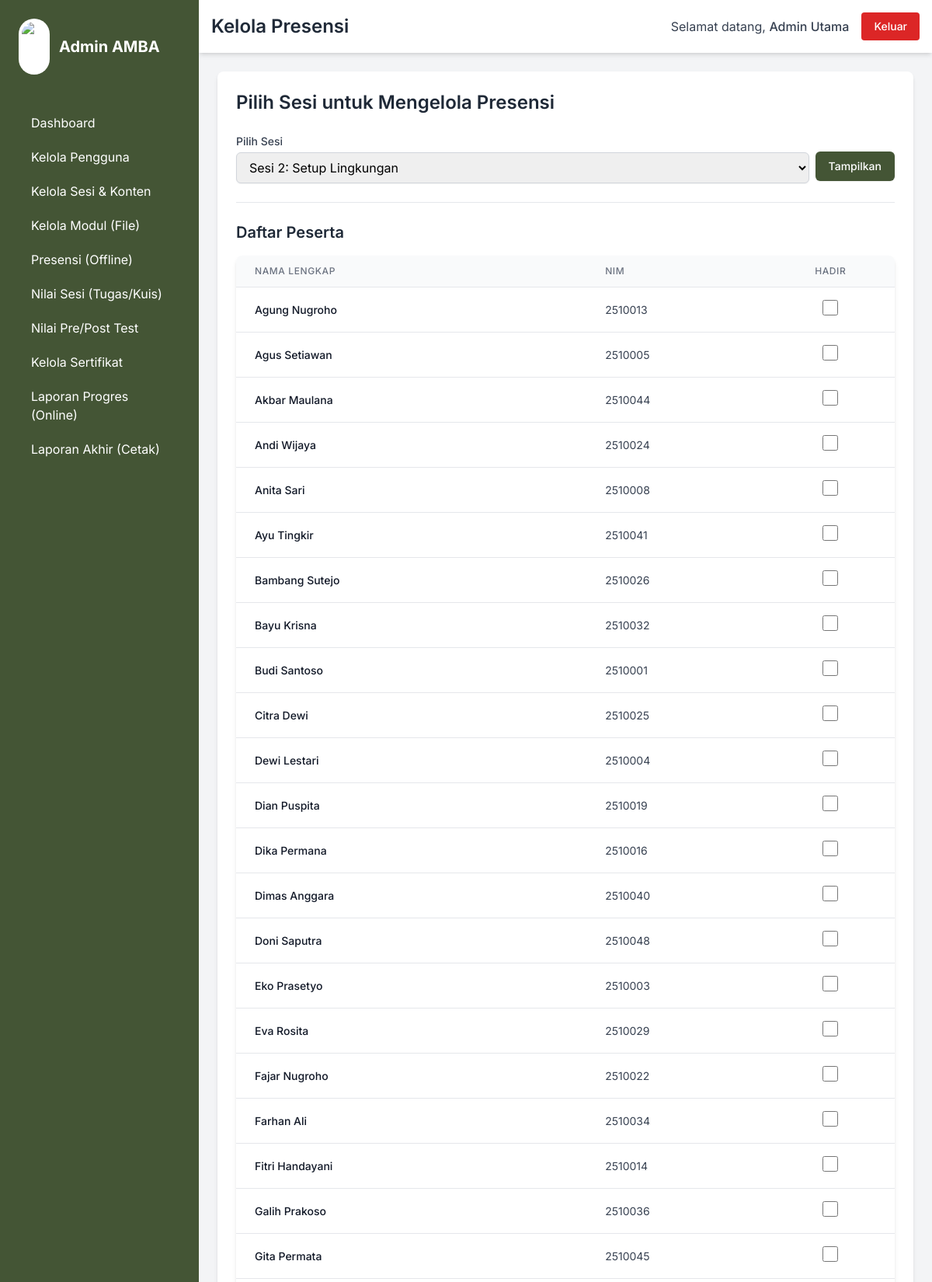
Screenshot of /admin/kelola_presensi.php?id_sesi=92 (signed in, upper part) with the database file from the repository.
### tables this page shows
CREATE TABLE `pengguna` (
  `id_pengguna` int(11) NOT NULL,
  `nama_lengkap` varchar(100) NOT NULL,
  `email` varchar(100) NOT NULL,
  `kata_sandi` varchar(255) NOT NULL,
  `nomor_induk` varchar(20) DEFAULT NULL,
  `peran` enum('admin','mahasiswa') NOT NULL DEFAULT 'mahasiswa'
);

### admin/kelola_presensi.php (the view, shortened to what this page needs)
<?php
require_once __DIR__ . '/../konfigurasi/koneksi_db.php';
require_once __DIR__ . '/../templat/header_admin.php';
$id_pelatihan_default = 1;
$sesi_terpilih = $_GET['id_sesi'] ?? 0;
try {
    $stmt_sesi = $pdo->prepare("SELECT id_materi, judul_materi FROM materi WHERE id_pelatihan = ? ORDER BY jadwal_sesi");
    $stmt_sesi->execute([$id_pelatihan_default]);
    $daftar_sesi = $stmt_sesi->fetchAll();
    $daftar_peserta = [];
    $presensi_tersimpan = [];
    if ($sesi_terpilih > 0) {
        $stmt_peserta = $pdo->prepare("
            SELECT p.id_pengguna, p.nama_lengkap, p.nomor_induk
            FROM pengguna p
            JOIN pendaftaran_pelatihan pp ON p.id_pengguna = pp.id_pengguna
            WHERE pp.id_pelatihan = ? AND p.peran = 'mahasiswa'
            ORDER BY p.nama_lengkap
        ");
        $stmt_peserta->execute([$id_pelatihan_default]);
        $daftar_peserta = $stmt_peserta->fetchAll();
        $stmt_presensi = $pdo->prepare("SELECT id_pengguna FROM presensi WHERE id_materi = ? AND status = 'hadir'");
        $stmt_presensi->execute([$sesi_terpilih]);
        $presensi_tersimpan = $stmt_presensi->fetchAll(PDO::FETCH_COLUMN);
    }
} catch (PDOException $e) {
    $error = 'Gagal mengambil data: ' . $e->getMessage();
    $daftar_sesi = [];
    $daftar_peserta = [];
}
?>
<div class="bg-white p-6 rounded-lg shadow-md">
    <h2 class="text-2xl font-semibold text-gray-800 mb-6">Pilih Sesi untuk Mengelola Presensi</h2>
    <form action="kelola_presensi.php" method="GET" class="mb-6">
        <label for="id_sesi" class="block text-sm font-medium text-gray-700">Pilih Sesi</label>
        <div class="flex items-center space-x-2">
            <select id="id_sesi" name="id_sesi"
                    class="mt-1 block w-full px-3 py-2 border border-gray-300 rounded-md shadow-sm focus:outline-none focus:ring-amba-hijau-tua focus:border-amba-hijau-tua">
                <?php foreach ($daftar_sesi as $sesi): ?>
                    <option value="<?php echo $sesi['id_materi']; ?>" <?php echo $sesi_terpilih == $sesi['id_materi'] ? 'selected' : ''; ?>>
                        <?php echo htmlspecialchars($sesi['judul_materi']); ?>
                    </option>
                <?php endforeach; ?>
            </select>
            <button type="submit" class="py-2 px-4 border border-transparent rounded-md shadow-sm text-sm font-medium text-white bg-amba-hijau-tua hover:bg-amba-hijau-muda hover:text-amba-hijau-tua transition duration-200">
                Tampilkan
            </button>
        </div>
    </form>
    <?php if ($sesi_terpilih > 0 && !empty($daftar_peserta)): ?>
        <hr class="my-6">
        <form action="kelola_presensi.php?id_sesi=<?php echo $sesi_terpilih; ?>" method="POST">
            <h3 class="text-xl font-semibold text-gray-800 mb-4">Daftar Peserta</h3>
            <div class="bg-white shadow-md rounded-lg overflow-x-auto">
                <table class="min-w-full divide-y divide-gray-200">
                    <thead class="bg-gray-50">
                        <tr>
                            <th scope="col" class="px-6 py-3 text-left text-xs font-medium text-gray-500 uppercase tracking-wider">Nama Lengkap</th>
                            <th scope="col" class="px-6 py-3 text-left text-xs font-medium text-gray-500 uppercase tracking-wider">NIM</th>
                            <th scope="col" class="px-6 py-3 text-center text-xs font-medium text-gray-500 uppercase tracking-wider">Hadir</th>
                        </tr>
                    </thead>
                    <tbody class="bg-white divide-y divide-gray-200">
                        <?php foreach ($daftar_peserta as $peserta): ?>
                        <tr>
                            <td class="px-6 py-4 whitespace-nowrap text-sm font-medium text-gray-900"><?php echo htmlspecialchars($peserta['nama_lengkap']); ?></td>
                            <td class="px-6 py-4 whitespace-nowrap text-sm text-gray-700"><?php echo htmlspecialchars($peserta['nomor_induk']); ?></td>
                            <td class="px-6 py-4 whitespace-nowrap text-sm text-gray-700 text-center">
                                <input type="checkbox" name="presensi[]" value="<?php echo $peserta['id_pengguna']; ?>"
                                       class="h-5 w-5 text-amba-hijau-tua rounded border-gray-300 focus:ring-amba-hijau-tua"
                                       <?php echo in_array($peserta['id_pengguna'], $presensi_tersimpan) ? 'checked' : ''; ?>>
                            </td>
                        </tr>
                        <?php endforeach; ?>
                    </tbody>
                </table>
            </div>
        </form>
    <?php elseif ($sesi_terpilih > 0): ?>
        <p class="text-gray-500 italic mt-4">Belum ada peserta yang terdaftar pada pelatihan ini.</p>
    <?php endif; ?>
</div>
<?php
require_once __DIR__ . '/../templat/footer_admin.php';
?>

### rows the page displays
pengguna: nama_lengkap "Agung Nugroho", nomor_induk "2510013"
pengguna: nama_lengkap "Agus Setiawan", nomor_induk "2510005"
pengguna: nama_lengkap "Akbar Maulana", nomor_induk "2510044"
pengguna: nama_lengkap "Andi Wijaya", nomor_induk "2510024"
pengguna: nama_lengkap "Anita Sari", nomor_induk "2510008"
pengguna: nama_lengkap "Ayu Tingkir", nomor_induk "2510041"
pengguna: nama_lengkap "Bambang Sutejo", nomor_induk "2510026"
pengguna: nama_lengkap "Bayu Krisna", nomor_induk "2510032"
pengguna: nama_lengkap "Budi Santoso", nomor_induk "2510001"
pengguna: nama_lengkap "Citra Dewi", nomor_induk "2510025"
pengguna: nama_lengkap "Dewi Lestari", nomor_induk "2510004"
pengguna: nama_lengkap "Dian Puspita", nomor_induk "2510019"
pengguna: nama_lengkap "Dika Permana", nomor_induk "2510016"
pengguna: nama_lengkap "Dimas Anggara", nomor_induk "2510040"
pengguna: nama_lengkap "Doni Saputra", nomor_induk "2510048"
pengguna: nama_lengkap "Eko Prasetyo", nomor_induk "2510003"
pengguna: nama_lengkap "Eva Rosita", nomor_induk "2510029"
pengguna: nama_lengkap "Fajar Nugroho", nomor_induk "2510022"
pengguna: nama_lengkap "Farhan Ali", nomor_induk "2510034"
pengguna: nama_lengkap "Fitri Handayani", nomor_induk "2510014"
pengguna: nama_lengkap "Galih Prakoso", nomor_induk "2510036"
pengguna: nama_lengkap "Gita Permata", nomor_induk "2510045"

### other values shown
$judul_halaman "Kelola Presensi"
$_SESSION['nama_lengkap'] "Admin Utama"
form field id_sesi "Sesi 2: Setup Lingkungan"
